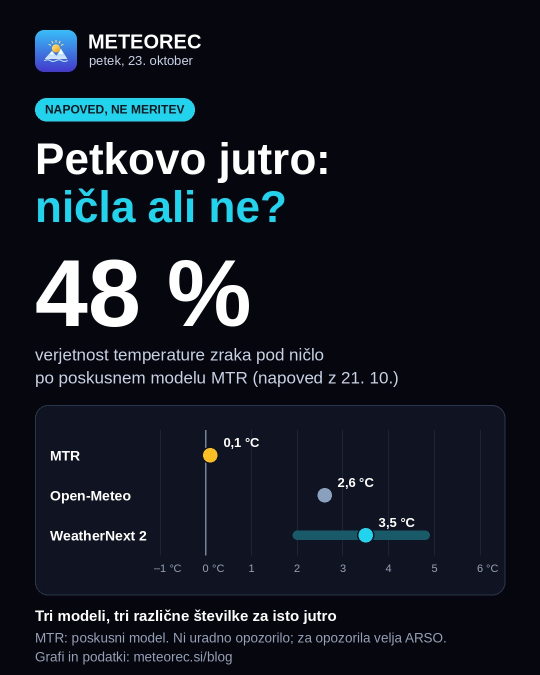
#> input picture og/16-noci-pod-5-c-slane-se-ni-1021-kartica-3.jpg, 1080 x 1350 px, given in place of misty-valley.jpg, which was not available (shown at 1/2 size)
$ python generate_og_images.py
#> lines starting #> are read from the running program, lines starting #| are printed output that depends on the picture; pictures that were not available may be replaced by others from this repository, and a replacement may not be noted
#> in make_og, bg is the input picture: PIL image 1080x1350 RGB; mean R, G, B 20.2, 24.5, 34.7
"""Generate per-article OG images (1200x630) for Meteorec blog articles.

Background photos sourced from Unsplash (free to use, no attribution required).
Source photos stored in og/bg/. Run this script to regenerate all OG images.
"""
from PIL import Image, ImageDraw, ImageFont, ImageEnhance
import json, os, statistics as st

FONT_BOLD    = '/usr/share/fonts/truetype/liberation/LiberationSans-Bold.ttf'
FONT_REGULAR = '/usr/share/fonts/truetype/liberation/LiberationSans-Regular.ttf'

W, H = 1200, 630
SCRIPT_DIR = os.path.dirname(__file__)
ROOT    = os.path.join(SCRIPT_DIR, '..')
BG_DIR  = os.path.join(SCRIPT_DIR, '..', 'og', 'bg')
OUT_DIR = os.path.join(SCRIPT_DIR, '..', 'og')
os.makedirs(OUT_DIR, exist_ok=True)

# Background photos: og/bg/{key}.jpg — sourced from Unsplash (CC0)
# storm-clouds:    unsplash.com/photos/98mac9dxVfM
# misty-valley:    unsplash.com/photos/RFrA46eVE9A
# flood-river:     unsplash.com/photos/dNIAzWFA7iQ
# drought:         unsplash.com/photos/jKPU-Ph1irs
# ocean-storm:     unsplash.com/photos/Cc9IPYJ_BSY
# rain-overcast:   unsplash.com/photos/gih3eKh2cKA
# spring:          unsplash.com/photos/premium_photo-1661878589476
# weather-station: unsplash.com/photos/1598287504038

ARTICLES = [
    {
        'slug': 'zima-2026-2027-el-nino-napoved',
        'title': 'Zima 2026/27:\nnajmočnejši El Niño?',
        'subtitle': 'Kaj to pomeni za Zgornjo Savinjsko dolino · IREICA1',
        'section': 'Analize',
        'accent': (34, 211, 238),
        'photo': 'misty-valley',
    },
    {
        'slug': 'anketa-android-aplikacija-meteorec',
        'title': 'Anketa:\n10 proti 9',
        'subtitle': 'Bi si res naložili aplikacijo Meteorec? · IREICA1',
        'section': 'Skupnost',
        'accent': (77, 159, 248),
        'photo': 'weather-station',
    },
    {
        'slug': 'napoved-avgust-2026-zgornja-savinjska-dolina',
        'title': 'Napoved za\navgust 2026',
        'subtitle': 'Bo najbolj vroč in suh mesec poletja? · IREICA1',
        'section': 'Napoved',
        'accent': (245, 158, 11),
        'photo': 'drought',
    },
    {
        'slug': 'reke-megle-temperaturna-inverzija-recica-savinji',
        'title': 'Reke megle\nnad dolino',
        'subtitle': 'Temperaturna inverzija v Zgornji Savinjski dolini · IREICA1',
        'section': 'Analiza',
        'accent': (34, 211, 238),
        'photo': 'megla-recica-lastna',
    },
    {
        'slug': 'vrocinski-val-konec-julija-2026',
        'title': 'Bo dolina spet\nohladila noč?',
        'subtitle': 'Vročinski val konec julija 2026 · IREICA1',
        'section': 'Analize',
        'accent': (249, 115, 22),
        'photo': 'night-fog-valley',
    },
    {
        'slug': 'dve-nevihte-hladno-jutro',
        'title': 'Dve nevihti,\nnato hladno jutro',
        'subtitle': 'Fronta ohladila Zgornjo Savinjsko dolino · IREICA1',
        'section': 'Napoved',
        'accent': (34, 211, 238),
        'photo': 'dusk-storm',
    },
    {
        'slug': 'vreme-golte-sneg-razmere',
        'title': 'Vreme na\nGolteh',
        'subtitle': 'Sneg, razmere in kdaj na obisk',
        'section': 'Vodnik',
        'accent': (96, 165, 250),
        'photo': 'misty-valley',
    },
    {
        'slug': 'nevihtni-obeti-11-julij-2026',
        'title': 'Ali bo\ndanes grmelo?',
        'subtitle': 'Nevihtni obeti · 11. julij 2026 · IREICA1',
        'section': 'Napoved',
        'accent': (139, 92, 246),
        'photo': 'storm-clouds',
    },
    {
        'slug': 'susa-savinjska-dolina-hidrologija',
        'title': 'Suša kljub\ndežju',
        'subtitle': 'Hidrologija Zgornje Savinjske doline',
        'section': 'Analize',
        'accent': (245, 158, 11),
        'photo': 'drought',
    },
    {
        'slug': 'med-dvema-vrocinskima-valoma-ireica1',
        'title': 'Med dvema\nvročinskima valoma',
        'subtitle': 'Podatki postaje IREICA1',
        'section': 'Analize',
        'accent': (239, 68, 68),
        'photo': 'drought',
    },
    {
        'slug': 'napoved-julij-2026',
        'title': 'Kakšen bo\njulij 2026?',
        'subtitle': 'Napoved za 2 tedna + obeti · IREICA1',
        'section': 'Napoved',
        'accent': (59, 130, 246),
        'photo': 'storm-clouds',
    },
    {
        'slug': 'julij-skozi-zgodovino-recica-savinji',
        'title': 'Julij skozi\nzgodovino',
        'subtitle': '75 let najtoplejšega meseca · IREICA1',
        'section': 'Analize',
        'accent': (245, 158, 11),
        'photo': 'drought',
    },
    {
        'slug': 'podnebna-zgodovina-recica-savinji-1950-2025',
        'title': 'Rečica ob Savinji\nod leta 1950',
        'subtitle': '75 let podnebja + 6 let postaje · IREICA1',
        'section': 'Analize',
        'accent': (239, 68, 68),
        'photo': 'misty-valley',
    },
    {
        'slug': 'vremenski-povzetek-maj-2026',
        'title': 'Vremenski povzetek\nmaj 2026',
        'subtitle': 'Rečica ob Savinji · IREICA1',
        'section': 'Vremenski povzetki',
        'accent': (14, 165, 233),
        'photo': 'spring',
    },
    {
        'slug': 'vremenski-povzetek-april-2026',
        'title': 'Vremenski povzetek\napril 2026',
        'subtitle': 'Rečica ob Savinji · IREICA1',
        'section': 'Vremenski povzetki',
        'accent': (14, 165, 233),
        'photo': 'rain-overcast',
    },
    {
        'slug': 'padavinski-vzorci-savinjske-doline',
        'title': 'Padavinski vzorci\nSavinjske doline',
        'subtitle': 'Analiza 6 let meritev · IREICA1',
        'section': 'Analize',
        'accent': (99, 102, 241),
        'photo': 'misty-valley',
    },
    {
        'slug': 'el-nino-2026',
        'title': 'El Niño 2026',
        'subtitle': 'Super El Niño v zimi 2026/27?',
        'section': 'Analize',
        'accent': (239, 68, 68),
        'photo': 'ocean-storm',
    },
    {
        'slug': '300-let-poplav-na-savinji',
        'title': '300 let poplav\nna Savinji',
        'subtitle': 'Od 1231 do 2023 · zgodovina',
        'section': 'Analize',
        'accent': (59, 130, 246),
        'photo': 'flood-river',
    },
    {
        'slug': 'velika-pozarna-ogrozenost-8-julij-2026',
        'title': 'Velika požarna\nogroženost',
        'subtitle': 'Od 8. julija 2026 · IREICA1',
        'section': 'Analize',
        'accent': (249, 115, 22),
        'photo': 'drought',
    },
    {
        'slug': 'poplave-2023',
        'title': 'Poplave avgusta 2023\nv Savinjski dolini',
        'subtitle': 'Najhujša naravna nesreča v zgodovini',
        'section': 'Analize',
        'accent': (59, 130, 246),
        'photo': 'flood-river',
    },
    {
        'slug': 'vrocinski-val-junij-2026',
        'title': 'Vročinski val\njunija 2026',
        'subtitle': 'Se obeta nov junijski rekord?',
        'section': 'Analize',
        'accent': (245, 158, 11),
        'photo': 'drought',
    },
    {
        'slug': 'max-temperatura-28-junij-2026',
        'title': '36,2 °C — nov\njunijski rekord',
        'subtitle': '28. junij 2026 · IREICA1',
        'section': 'Analize',
        'accent': (239, 68, 68),
        'photo': 'drought',
    },
    {
        'slug': 'nevihte-toca-hudourniki-julij-2026',
        'title': 'Nevihte, toča in\nhudourniki',
        'subtitle': 'Preobrat 1.–2. julija 2026 · IREICA1',
        'section': 'Napoved',
        'accent': (59, 130, 246),
        'photo': 'storm-clouds',
    },
    {
        'slug': 'topoklima-savinjska-dolina-ireica1',
        'title': 'Topoklimatologija\nSavinjske doline',
        'subtitle': 'Inverzije, vetrovi, vročina · IREICA1',
        'section': 'Analize',
        'accent': (99, 102, 241),
        'photo': 'misty-valley',
    },
    {
        'slug': 'primerjava-krajev-vrocinski-val-julij-2026',
        'title': 'Vročinski val v\nštirih krajih doline',
        'subtitle': 'Rečica, Mozirje, Nazarje, Ljubno · IREICA1',
        'section': 'Analize',
        'accent': (99, 102, 241),
        'photo': 'misty-valley',
    },
    {
        'slug': 'prva-tropska-noc-recica-julij-2026',
        'title': 'Prva tropska noč\nv Rečici?',
        'subtitle': '26,0 °C ob 23.20 · IREICA1',
        'section': 'Analize',
        'accent': (245, 158, 11),
        'photo': 'night-fog-valley',
    },
    {
        'slug': 'tropske-noci-inverzija-savinjska-dolina',
        'title': 'Tropske noči in\ninverzija v Savinjski dolini',
        'subtitle': 'Zakaj je tvoja noč topla · IREICA1',
        'section': 'Analize',
        'accent': (245, 158, 11),
        'photo': 'night-fog-valley',
    },
    {
        'slug': 'junij-2026-dvoglavi-mesec',
        'title': 'Junij 2026:\ndvoglavi mesec',
        'subtitle': '162 mm dežja in 30,1 °C · IREICA1',
        'section': 'Analize',
        'accent': (77, 159, 248),
        'photo': 'storm-clouds',
    },
    {
        'slug': 'vremenski-povzetek-junij-2026',
        'title': 'Vremenski povzetek\njunij 2026',
        'subtitle': 'Rečica ob Savinji · IREICA1',
        'section': 'Vremenski povzetki',
        'accent': (14, 165, 233),
        'photo': 'rain-overcast',
    },
    {
        'slug': 'junijski-rekord-ireica1-vrocinski-val-2026',
        'title': 'Junijski rekord\nIREICA1',
        'subtitle': 'Vročinski val junija 2026',
        'section': 'Analize',
        'accent': (239, 68, 68),
        'photo': 'drought',
    },
    {
        'slug': 'ekoloska-tveganja-pozarna-ogrozenost-vetrolomi',
        'title': 'Požarna ogroženost\nin vetrolomi',
        'subtitle': 'Ekološka in okoljska tveganja · IREICA1',
        'section': 'Analize',
        'accent': (249, 115, 22),
        'photo': 'drought',
    },
    {
        'slug': 'anatomija-poletne-nevihte-recica-savinji',
        'title': 'Anatomija\npoletne nevihte',
        'subtitle': 'Downburst, rosišče, 16,5 mm dežja · IREICA1',
        'section': 'Analize',
        'accent': (59, 130, 246),
        'photo': 'storm-clouds',
    },
    {
        'slug': 'najhladnejsa-julijska-jutra-recica',
        'title': 'Najhladnejša\njulijska jutra',
        'subtitle': 'Rekord 7,5 °C (14. jul. 2020) · IREICA1',
        'section': 'Analize',
        'accent': (34, 211, 238),
        'photo': 'misty-valley',
    },
    {
        'slug': 'temperaturni-trend-ireica1-2020-2025',
        'title': 'Se dolina segreva?',
        'subtitle': 'Šest let temperatur · IREICA1 · 2020–2025',
        'section': 'Analize',
        'accent': (239, 68, 68),
        'photo': 'weather-station',
    },
    {
        'slug': 'najbolj-suha-pomlad-2026-ireica1',
        'title': 'Najbolj suha\npomlad doslej',
        'subtitle': 'Pomlad 2026: 179 mm, −46 % · IREICA1',
        'section': 'Analize',
        'accent': (245, 158, 11),
        'photo': 'drought',
    },
    {
        'slug': 'zakaj-ni-bilo-neurja-14-julij-2026',
        'title': 'Zakaj neurja\nniso prišla?',
        'subtitle': 'Anatomija »busta« · 14. julij 2026',
        'section': 'Analiza',
        'accent': (167, 139, 250),
        'photo': 'storm-clouds',
    },
    {
        'slug': 'polletni-pregled-2026-ireica1',
        'title': 'Prvo polletje 2026\nna postaji IREICA1',
        'subtitle': 'Pol leta v dveh obrazih · IREICA1',
        'section': 'Analize',
        'accent': (99, 102, 241),
        'photo': 'misty-valley',
    },
    {
        'slug': 'blog',
        'title': 'Blog Meteorec',
        'subtitle': 'Vremenski povzetki in analize · IREICA1',
        'section': 'Blog',
        'accent': (34, 197, 94),
        'photo': 'misty-valley',
    },
    {
        'slug': 'o-postaji',
        'title': 'O postaji IREICA1',
        'subtitle': 'Rečica ob Savinji · 366 m n.m.',
        'section': 'O postaji',
        'accent': (168, 85, 247),
        'photo': 'weather-station',
    },
]


# ── /vreme/mesec/<mesec>/ climatology OG images ──────────────────────────────
# slug/naslov morata ustrezati MES_NOM v tools/generate_seo_pages.py.
MONTHS = [
    {'m': 1,  'slug': 'januar',    'title': 'Vreme\njanuarja',    'accent': (96, 165, 250),  'photo': 'night-fog-valley'},
    {'m': 2,  'slug': 'februar',   'title': 'Vreme\nfebruarja',   'accent': (96, 165, 250),  'photo': 'misty-valley'},
    {'m': 3,  'slug': 'marec',     'title': 'Vreme\nmarca',       'accent': (34, 197, 94),   'photo': 'spring'},
    {'m': 4,  'slug': 'april',     'title': 'Vreme\naprila',      'accent': (34, 197, 94),   'photo': 'spring'},
    {'m': 5,  'slug': 'maj',       'title': 'Vreme\nmaja',        'accent': (34, 197, 94),   'photo': 'spring'},
    {'m': 6,  'slug': 'junij',     'title': 'Vreme\njunija',      'accent': (245, 158, 11),  'photo': 'storm-clouds'},
    {'m': 7,  'slug': 'julij',     'title': 'Vreme\njulija',      'accent': (239, 68, 68),   'photo': 'drought'},
    {'m': 8,  'slug': 'avgust',    'title': 'Vreme\navgusta',     'accent': (239, 68, 68),   'photo': 'drought'},
    {'m': 9,  'slug': 'september', 'title': 'Vreme\nseptembra',   'accent': (245, 158, 11),  'photo': 'misty-valley'},
    {'m': 10, 'slug': 'oktober',   'title': 'Vreme\noktobra',     'accent': (249, 115, 22),  'photo': 'rain-overcast'},
    {'m': 11, 'slug': 'november',  'title': 'Vreme\nnovembra',    'accent': (99, 102, 241),  'photo': 'night-fog-valley'},
    {'m': 12, 'slug': 'december',  'title': 'Vreme\ndecembra',    'accent': (99, 102, 241),  'photo': 'night-fog-valley'},
]


# [87 lines left out: functions load_month_climatology, make_month_og, not called in this run]


def smart_crop(img, w, h):
#> called with w = 1200, h = 630
    ratio = img.width / img.height
    target = w / h
    if ratio > target:
        new_h, new_w = h, int(ratio * h)
    else:
        new_w, new_h = w, int(w / ratio)
    img = img.resize((new_w, new_h), Image.LANCZOS)
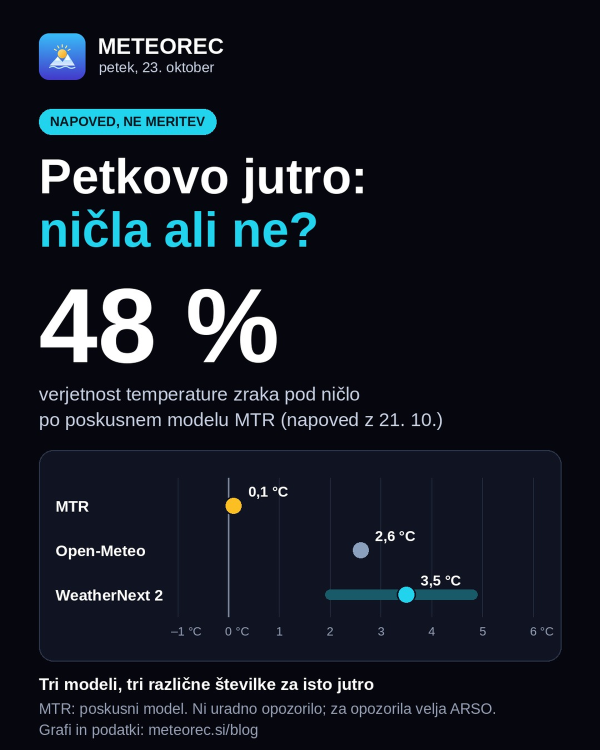
#> img: PIL image 1200x1500 RGB (shown at 1/2 size); mean R, G, B 20.2, 24.5, 34.6
    x = (new_w - w) // 2
    y = (new_h - h) // 3  # crop slightly above center
    return img.crop((x, y, x + w, y + h))
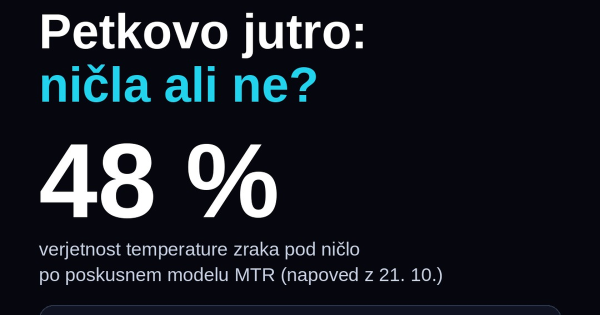
#> returned value: PIL image 1200x630 RGB (shown at 1/2 size); mean R, G, B 24.9, 28.5, 36.6


def dark_overlay(img):
    ov = Image.new('RGBA', (W, H), (0, 0, 0, 0))
#> ov: PIL image 1200x630 RGBA; every value is 0
    d = ImageDraw.Draw(ov)
    for row in range(H):
        t = row / H
        center_dist = abs(t - 0.5) * 2
        alpha = int(110 + center_dist * 100)
        d.line([(0, row), (W, row)], fill=(0, 0, 0, alpha))
    result = img.convert('RGBA')
    result = Image.alpha_composite(result, ov)
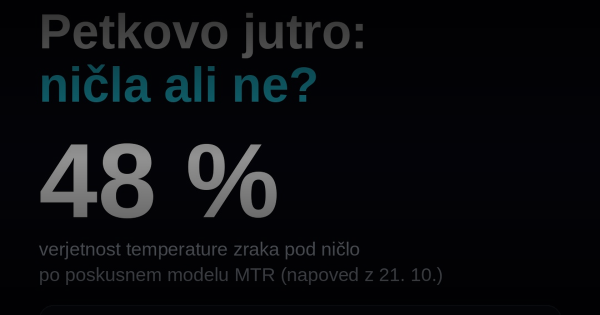
#> result: PIL image 1200x630 RGBA (shown at 1/2 size); mean R, G, B, A 9.7, 11, 14, 255
    return result.convert('RGB')


def make_og(article):
    # Fotka Filipa Eremite iz rotacije na Google Drive (glej fetch_drive_photo.py) ima
    # prednost pred fiksnim katalogom og/bg/*.jpg -- nastavi jo prejšnji korak workflowa
    # prek DRIVE_PHOTO_PATH, da vsaka objava dobi pravo, ne generično fotografijo.
    drive_photo = os.environ.get('DRIVE_PHOTO_PATH')
    is_drive_photo = bool(drive_photo and os.path.isfile(drive_photo))
    photo_path = drive_photo if is_drive_photo else os.path.join(BG_DIR, article['photo'] + '.jpg')
    bg = Image.open(photo_path).convert('RGB')
    bg = smart_crop(bg, W, H)
    if is_drive_photo:
        # Filipove surove fotografije so v primerjavi s kuriranim og/bg/ katalogom
        # bolj temačne/nizko-kontrastne -- pri sličici 148x88 na /blog/ postanejo
        # neberljiva meglica. Rahlo popravimo kontrast/nasičenost/svetlost, preden
        # gre čez temno prevleko.
        bg = ImageEnhance.Contrast(bg).enhance(1.25)
        bg = ImageEnhance.Color(bg).enhance(1.2)
        bg = ImageEnhance.Brightness(bg).enhance(1.15)
    img = dark_overlay(bg)
    draw = ImageDraw.Draw(img)

    accent = article['accent']
    pad = 52

    # Accent bar left edge
    draw.rectangle([0, 0, 6, H], fill=accent)

    # Branding top-left
    font_brand  = ImageFont.truetype(FONT_BOLD, 28)
    font_domain = ImageFont.truetype(FONT_REGULAR, 20)
    draw.text((pad, pad), 'Meteorec', font=font_brand,
              fill=tuple(min(255, c + 60) for c in accent))
    draw.text((pad, pad + 36), 'meteorec.si', font=font_domain,
              fill=(210, 225, 245))

    # Article title centered -- auto-shrink to fit width (dolgi enovrstični
    # naslovi, npr. avtomatski izsek iz generate_daily_post.py, sicer segajo
    # čez oba robova slike, ker se prej ni preverjala dejanska širina).
    lines = article['title'].split('\n')
    n = len(lines)
    font_size = 72 if (n == 1 or max(len(l) for l in lines) > 22) else 82
    max_line_w = W - 2 * pad
    font_title = ImageFont.truetype(FONT_BOLD, font_size)
    while font_size > 36:
        widest = max(draw.textbbox((0, 0), l, font=font_title)[2] for l in lines)
        if widest <= max_line_w:
            break
        font_size -= 4
        font_title = ImageFont.truetype(FONT_BOLD, font_size)
#> this loop made 1 pass
#> widest on pass 1: 829
#> after the loop, font_size = 82
    line_h = font_title.size + 12
    total_h = n * line_h
    y_start = (H - total_h) // 2 + 8

    for i, line in enumerate(lines):
        bbox = draw.textbbox((0, 0), line, font=font_title)
        tw = bbox[2] - bbox[0]
        x = (W - tw) // 2
        y = y_start + i * line_h
        for dx, dy in [(-2,-2),(2,-2),(-2,2),(2,2),(0,3),(3,0),(-3,0),(0,-3)]:
            draw.text((x+dx, y+dy), line, font=font_title, fill=(0, 0, 0))
        draw.text((x, y), line, font=font_title, fill=(255, 255, 255))
#> this loop made 2 passes
#> (bbox, tw, x) on passes 1 to 2: ((0, 16, 538, 77), 538, 331), ((0, 13, 829, 92), 829, 185)

    # Subtitle
    font_sub = ImageFont.truetype(FONT_REGULAR, 28)
    sub = article['subtitle']
    bbox = draw.textbbox((0, 0), sub, font=font_sub)
#> bbox = (0, 6, 655, 32)
    sw = bbox[2] - bbox[0]
#> sw = 655
    draw.text(((W - sw) // 2, y_start + n * line_h + 18), sub,
              font=font_sub, fill=(210, 230, 255))

    # Section badge bottom-left
    font_badge = ImageFont.truetype(FONT_BOLD, 20)
    badge_text = article['section'].upper()
    bx, by = pad, H - pad - 8
    bbox = draw.textbbox((0, 0), badge_text, font=font_badge)
#> bbox = (0, 5, 87, 19)
    bw = bbox[2] - bbox[0] + 28
#> bw = 115
    bh = bbox[3] - bbox[1] + 14
#> bh = 28
    draw.rounded_rectangle([bx, by - bh, bx + bw, by], radius=6,
                           fill=(*accent, 50), outline=(*accent, 210))
    draw.text((bx + 14, by - bh + 7), badge_text, font=font_badge, fill=(255, 255, 255))

    # Station badge bottom-right
    font_stn = ImageFont.truetype(FONT_REGULAR, 20)
    stn_text = 'IREICA1 · 366 m n.m.'
    bbox = draw.textbbox((0, 0), stn_text, font=font_stn)
#> bbox = (0, 5, 196, 19)
    sw2 = bbox[2] - bbox[0]
#> sw2 = 196
    draw.text((W - pad - sw2, H - pad + 4), stn_text,
              font=font_stn, fill=(190, 210, 230))

    out_path = os.path.join(OUT_DIR, f"{article['slug']}.jpg")
    img.save(out_path, 'JPEG', quality=92)
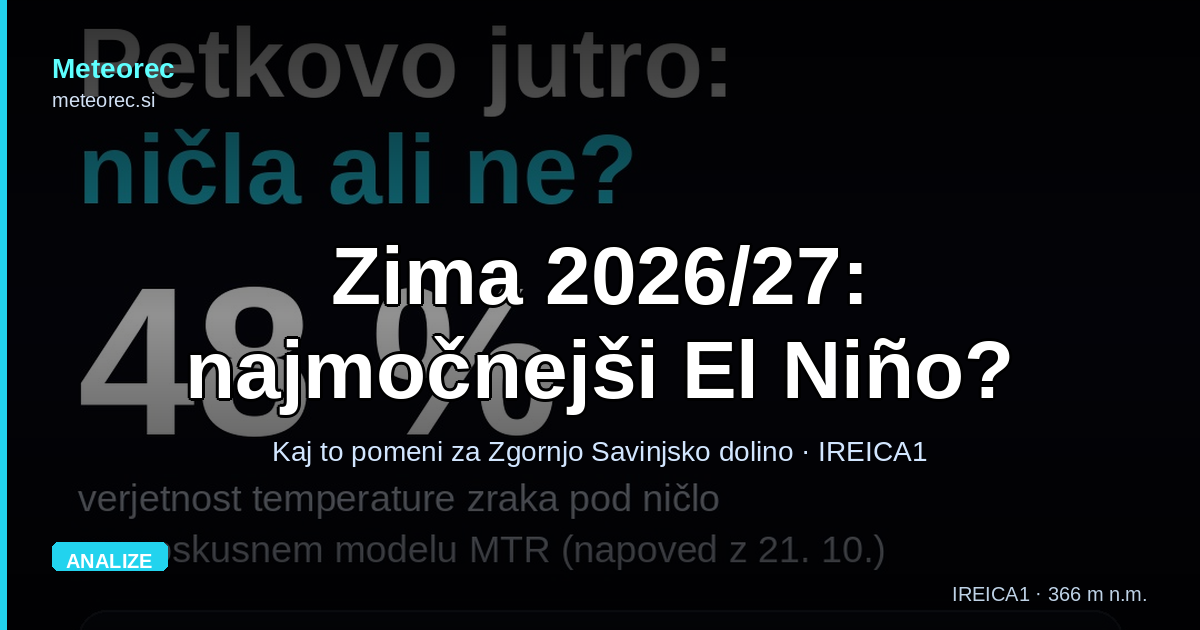
#> saved as zima-2026-2027-el-nino-napoved.jpg: PIL image 1200x630 RGB; mean R, G, B 20.9, 24.3, 27.4
    print(f'  ✓ {out_path}')


# Standalone pillar-page cards (not blog articles).
PAGES = [
    {
        'slug': 'gobarska-napoved',
        'title': 'Gobarska\nnapoved',
        'subtitle': 'Indeks ugodnosti pogojev po vrstah · Zgornja Savinjska',
        'section': 'Gobarji',
        'accent': (52, 211, 153),
        'photo': 'misty-valley',
    },
]

if __name__ == '__main__':
    print('Generating OG images...')
    for a in ARTICLES + PAGES:
#> (the run stopped early here; a loop or call above may not have finished)
